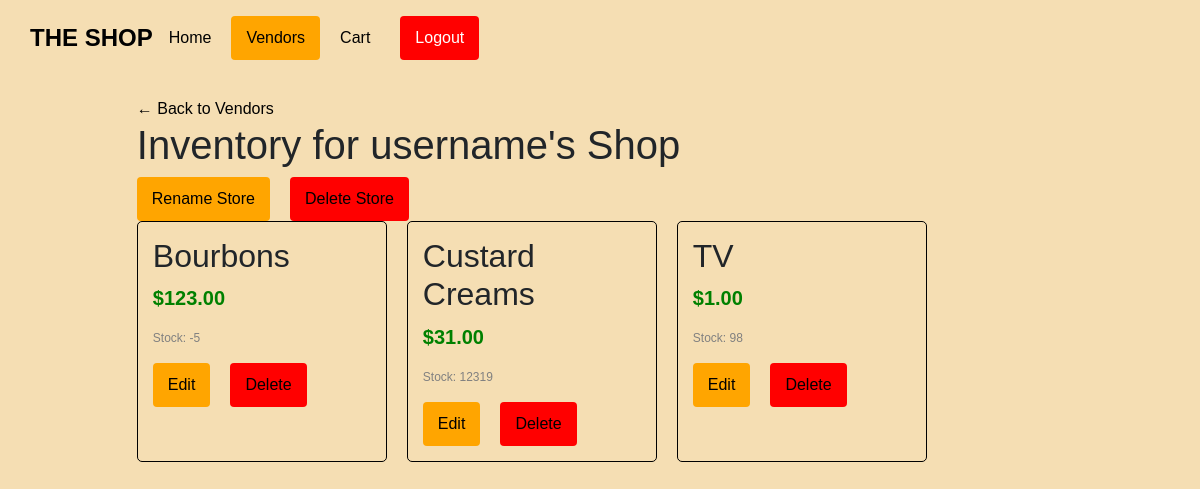
/store/1/ (signed in), run on the app's committed database.
### ecommerce/models.py (models this page shows)
class Store(models.Model):
    vendor = models.ForeignKey(
        settings.AUTH_USER_MODEL, on_delete=models.CASCADE
    )
    name = models.CharField(max_length=200)

class Product(models.Model):
    store = models.ForeignKey(Store, on_delete=models.CASCADE)
    name = models.CharField(max_length=200)
    price = models.DecimalField(max_digits=10, decimal_places=2)
    stock = models.IntegerField(default=1)

### ecommerce/views.py (the view)
# urls.py: path("store/<int:store_id>/", views.view_stores, name="store_detail"),
@login_required
def view_stores(request, store_id):
    store = Store.objects.get(id=store_id, vendor=request.user)
    products = Product.objects.filter(store=store)
    return render(
        request,
        "ecommerce/store_detail.html",
        {"store": store, "products": products},
    )

### ecommerce/templates/ecommerce/store_detail.html
{% extends 'ecommerce/base.html' %}
{% block content %}
<div class="container">
    <div class="nav-links">
        <a href="{% url 'vendor_hub' %}">← Back to Vendors</a>
    </div>
    <header>
        <h1>Inventory for {{ store.name }}</h1>
        <div class="nav-links">
            <a href="{% url 'edit_store' store.id %}" class="btn btn-warning">Rename Store</a>
            <a href="{% url 'delete_store' store.id %}" class="btn btn-danger">Delete Store</a>
        </div>
    </header>
    {% if products %}
        <div class="product-grid">
            {% for product in products %}
                <div class="product-card">
                    <h2>{{ product.name }}</h2>
                    <p class="price">${{ product.price }}</p>
                    <p class="vendor-badge">Stock: {{ product.stock }}</p>
                    <div class="nav-links">
                        <a href="{% url 'edit_product' product.id %}" class="btn btn-warning">Edit</a>
                        <a href="{% url 'delete_product' product.id %}" class="btn btn-danger">Delete</a>
                    </div>
                </div>
            {% endfor %}
        </div>
    {% else %}
        <div class="container-wrapper">
            <p>No products in this store yet.</p>
            <a href="{% url 'vendor_hub' %}" class="btn btn-primary">Add your first product</a>
        </div>
    {% endif %}
</div>
{% endblock %}

### ecommerce/static/ecommerce/styles.css (style rules this page uses)
body { background-color: wheat; font-family: Arial, sans-serif; margin: 0; padding: 0; }
.nav-links { display: flex; align-items: center; }
.nav-links a { margin-right: 20px; text-decoration: none; color: black; }
.container { width: 90%; max-width: 1100px; margin: 20px auto; }
.product-grid { display: flex; flex-wrap: wrap; gap: 20px; }
.product-card { background-color: wheat; border: 1px solid black; padding: 15px; width: 250px; border-radius: 5px; }
.price { color: green; font-weight: bold; font-size: 20px; }
.vendor-badge { color: gray; font-size: 12px; }
.btn { padding: 10px 15px; border: none; border-radius: 4px; cursor: pointer; }
.btn-warning { background-color: orange; color: black; }
.btn-danger { background-color: red; color: white; }

### data on the page
Store: name "username's Shop"
Product: name "Bourbons", price "123.00", stock "-5"
Product: name "Custard Creams", price "31.00", stock "12319"
Product: name "TV", price "1.00", stock "98"
